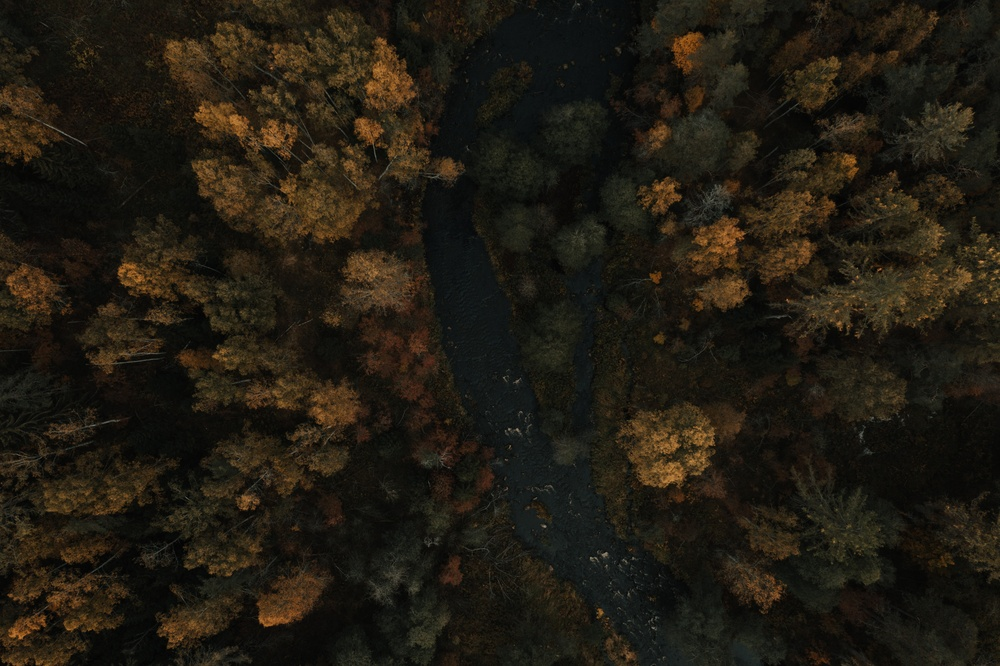
#> input picture imgs/pexels-vasily-kotlyarov-9750273 (2).jpg, 1000 x 666 px, shrunk from 5464 x 3640 before the run; its folder holds only this picture in this run
$ python editor.py
#> lines starting #> are read from the running program, lines starting #| are printed output that depends on the picture
from PIL import Image, ImageEnhance, ImageFilter
import os


path = "./imgs" # folder for unedited images
pathOut = "/editedImgs" # folder for edited images

for filename in os.listdir(path):
    img = Image.open(f"{path}/{filename}")
#> img is the input picture: PIL image 1000x666 RGB; mean R, G, B 32.7, 27.8, 18

    # sharpening, BW
    edit = img.filter(ImageFilter.SHARPEN).convert('L').rotate(360)
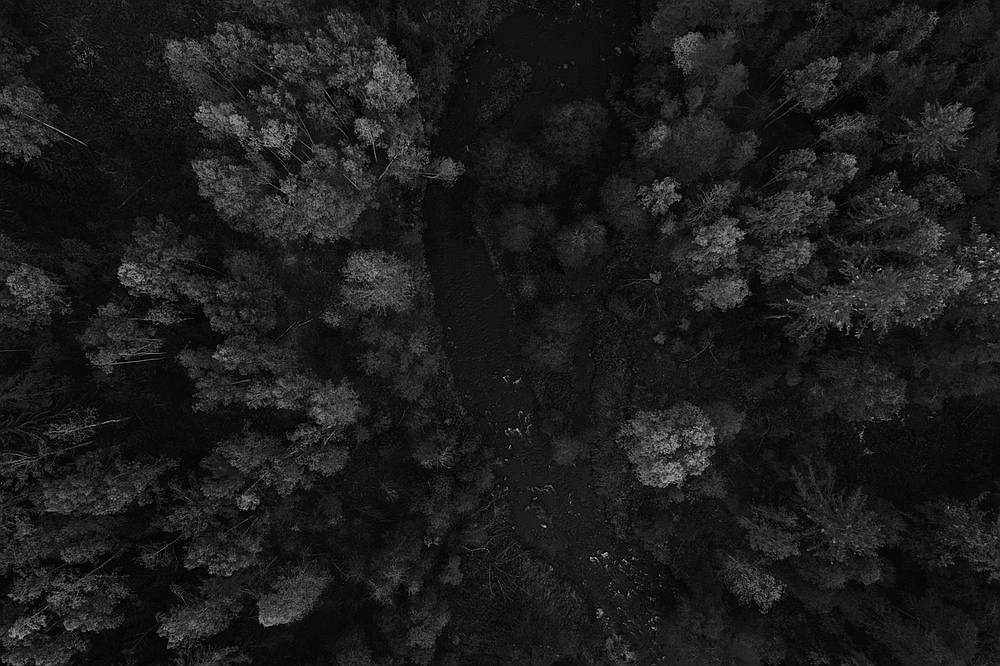
#> edit: PIL image 1000x666 L; min 0, max 221, mean 28.3

    # contrast
    factor = 1.5
    enhancer = ImageEnhance.Contrast(edit)
    edit = enhancer.enhance(factor)
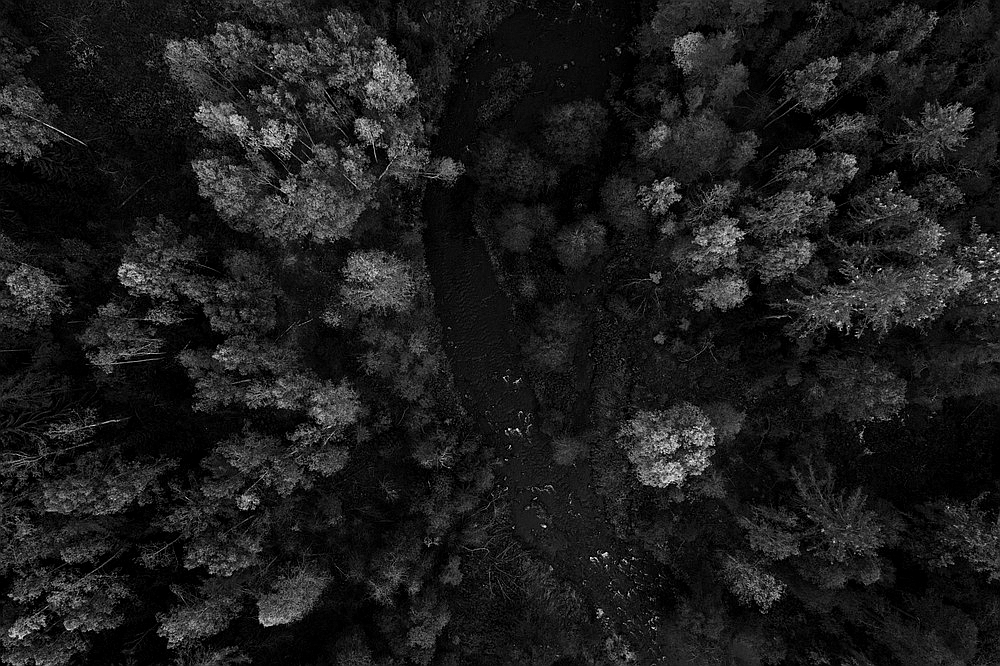
#> edit: PIL image 1000x666 L; min 0, max 255, mean 28.6

    # ADD MORE EDITS FROM DOCUMENTATION https://pillow.readthedocs.io/en/stable/

    clean_name = os.path.splitext(filename)[0]

    edit.save(f'.{pathOut}/{clean_name}_edited.jpg')
